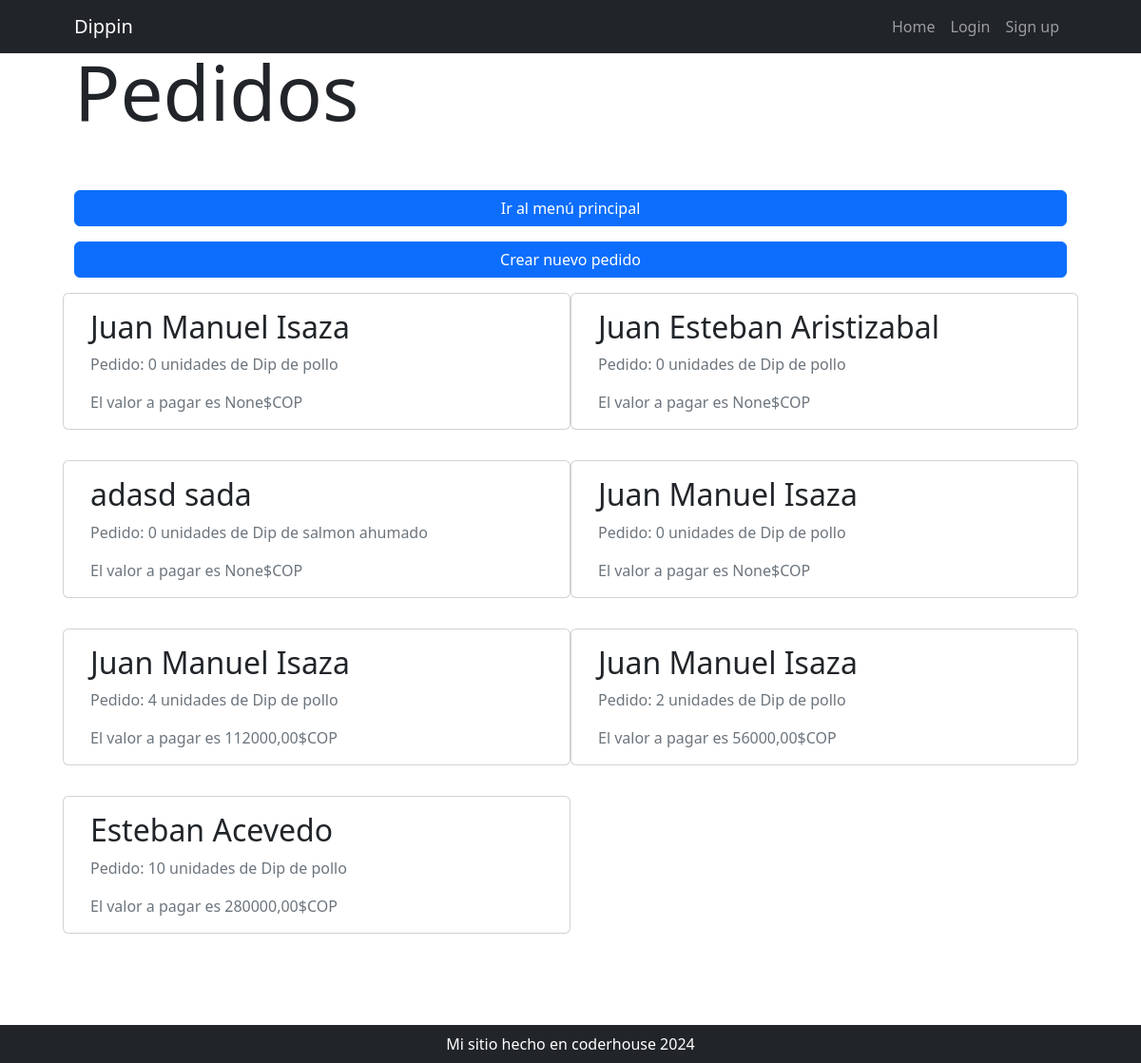
/pedido/home/, run on the app's committed database.
### pedido/models.py (models this page shows, shortened)
class InfoProductoPedido(models.Model):
    cliente = models.ForeignKey(Cliente, on_delete=models.CASCADE, blank=False, null=False, verbose_name="cliente")
    producto_pedido = models.ForeignKey(Producto, on_delete=models.CASCADE, blank=False, null=False, verbose_name="producto")
    cantidad = models.PositiveIntegerField(default=0)
    precio_total = models.DecimalField(max_digits=10, decimal_places=2, null=True, editable=False)
    fecha_venta = models.DateTimeField(default=timezone.now, editable=False)
    class Meta:
        ordering = ("fecha_venta",)

### cliente/models.py (models this page shows)
class Cliente(models.Model):
    nombre = models.CharField(max_length=50)
    apellido = models.CharField(max_length=50)
    nacimiento = models.DateField(null=True)
    pais_origen_id = models.ForeignKey(Pais, on_delete=models.SET_NULL, blank=True, null=True, verbose_name="pais de origen")
    def __str__(self):
        return f"{self.nombre} {self.apellido}"

### producto/models.py (models this page shows)
class Producto(models.Model):
    categoria_producto = models.ForeignKey(ProductoCategoria, on_delete=models.SET_NULL, blank=True, null=True, verbose_name="Categoria de producto")
    nombre = models.CharField(max_length=200, unique=True)
    descripcion = models.CharField(max_length=250, null=True, blank = True, verbose_name="descripcion")
    precio = models.PositiveIntegerField()
    stock_disponible=models.FloatField(default=0)
    imagen = models.ImageField(upload_to="imagenes/", null=True, blank=True)
    fecha_actualizacion = models.DateField(null=True, blank=True, default=timezone.now, editable=False, verbose_name="Fecha de actualizacion")
    def __str__(self):
        return self.nombre
    class Meta:
        verbose_name="producto"
        verbose_name_plural="productos"

### pedido/views.py (the view)
# urls.py: path("home/", views.home, name="home"),
def home(request):
    consulta_pedidos = models.InfoProductoPedido.objects.all()
    context = {"pedidos":consulta_pedidos}
    return render(request, "pedido/index.html", context)

### pedido/templates/pedido/index.html
{% extends 'core/base.html' %}
    {% block titulo %}
        {% include 'core/components/titulo1.html' with titulo="Pedidos" %}
    {% endblock titulo %}
    {% block contenido %}
    <div class="d-flex flex-column">
        <a href="{% url 'core:home' %}" class="btn btn-primary mb-3">Ir al menú principal</a>
        <a href="{% url 'pedido:pedido_create' %}" class="btn btn-primary">Crear nuevo pedido</a>
    </div>
    <div class="row row-cols-1 row-cols-md-2 ">
        {% for pedido in pedidos %}
        <div class="card my-3">
            <div class="card-body">
                <h2 class="card-title">{{ pedido.cliente }} </h2>
                <p class="card-text text-muted ">Pedido: {{pedido.cantidad}} unidades de {{ pedido.producto_pedido }}</p>
                <p class="card-text text-muted ">El valor a pagar es {{ pedido.precio_total }}$COP</p>
            </div>
        </div>
    {% endfor %}
    </div>
    <div class="row align-items-center my-5">
        <h1 class="pb-lg-3 text-primary fs-2">
        </h1>
    </div>
    {% endblock contenido %}

### data on the page
InfoProductoPedido: cliente "Juan Manuel Isaza", cantidad "0", producto_pedido "Dip de pollo", precio_total "None"
InfoProductoPedido: cliente "Juan Esteban Aristizabal", cantidad "0", producto_pedido "Dip de pollo", precio_total "None"
InfoProductoPedido: cliente "adasd sada", cantidad "0", producto_pedido "Dip de salmon ahumado", precio_total "None"
InfoProductoPedido: cliente "Juan Manuel Isaza", cantidad "0", producto_pedido "Dip de pollo", precio_total "None"
InfoProductoPedido: cliente "Juan Manuel Isaza", cantidad "4", producto_pedido "Dip de pollo", precio_total "112000,00"
InfoProductoPedido: cliente "Juan Manuel Isaza", cantidad "2", producto_pedido "Dip de pollo", precio_total "56000,00"
InfoProductoPedido: cliente "Esteban Acevedo", cantidad "10", producto_pedido "Dip de pollo", precio_total "280000,00"

### other printed values
{{ titulo }} "Pedidos"
